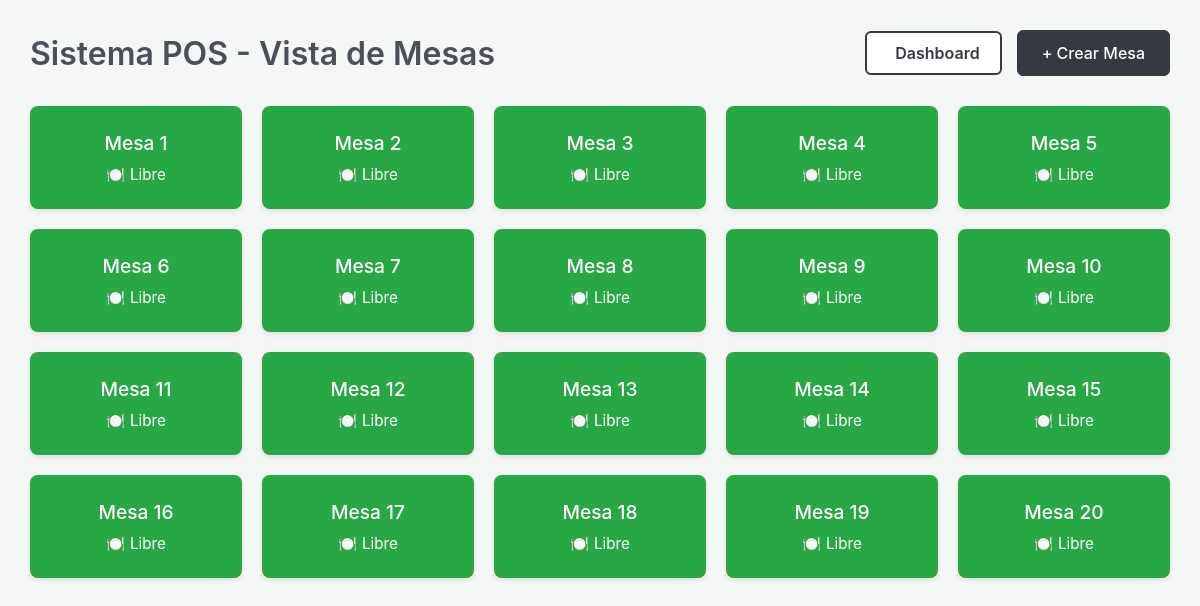
The app's page /, older data.
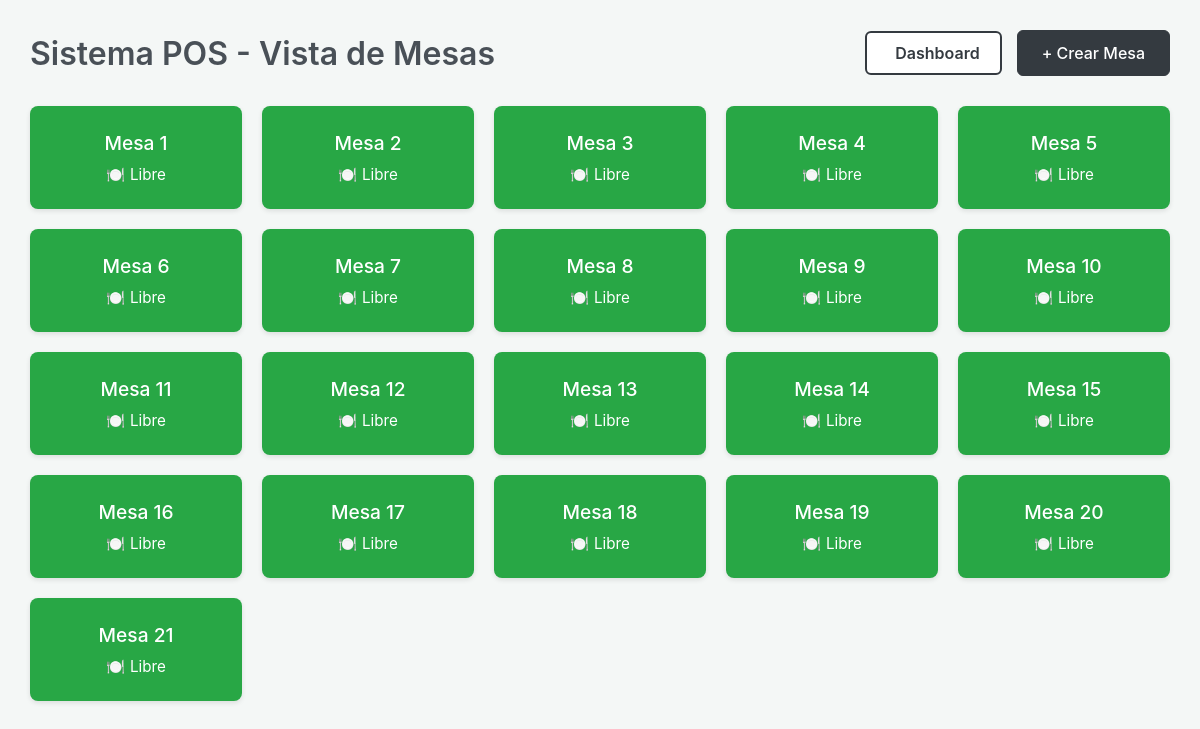
The same page, newer data.
### tables/models.py (models this page shows, shortened)
class Table(models.Model):
    number = models.PositiveIntegerField(unique=True, verbose_name="Número de Mesa")
    is_occupied = models.BooleanField(default=False, verbose_name="¿Ocupada?")
    class Meta:
        ordering = ['number']

### tables/views.py (the view)
# urls.py: path('', views.index, name='index'),
def index(request):
    initialize_tables_if_empty()
    tables = Table.objects.all()
    return render(request, 'tables/index.html', {'tables': tables})

### tables/views.py (called while the page is built)
def initialize_tables_if_empty():
    if Table.objects.count() == 0:
        tables_to_create = []
        for i in range(1, 21):
            tables_to_create.append(Table(number=i))
        Table.objects.bulk_create(tables_to_create)

### tables/templates/tables/index.html (shortened to what this page needs)
{% load static %}
<!DOCTYPE html>
<html lang="es">
<head>
    <link rel="stylesheet" href="{% static 'css/style.css' %}">
</head>
<body>
    <div class="app-container">
        <header class="app-header">
            <h1>Sistema POS - Vista de Mesas</h1>
            <div class="header-actions">
                <a href="{% url 'panel_control' %}" class="btn-secondary">
                     Dashboard
                </a>
                <a href="{% url 'create_table' %}" class="add-btn">
                    + Crear Mesa
                </a>
            </div>
        </header>
        <main class="tables-grid">
            {% for table in tables %}
                <a href="{% url 'table_order' table.id %}" class="table-link-wrapper">
                    <div class="table-card {% if table.is_occupied %}occupied{% else %}free{% endif %}">
                        <div class="table-content">
                            <h3>Mesa {{ table.number }}</h3>
                            <div class="status-indicator">
                                {% if table.is_occupied %}
                                    <span class="icon">✅</span> Ocupada
                                {% else %}
                                    <span class="icon">🍽️</span> Libre
                                {% endif %}
                            </div>
                        </div>
                    </div>
                </a>
            {% endfor %}
        </main>
    </div>
</body>
</html>

Row changes from the older to the newer data that the page shows:
added Table: number "21", is_occupied "Libre"
